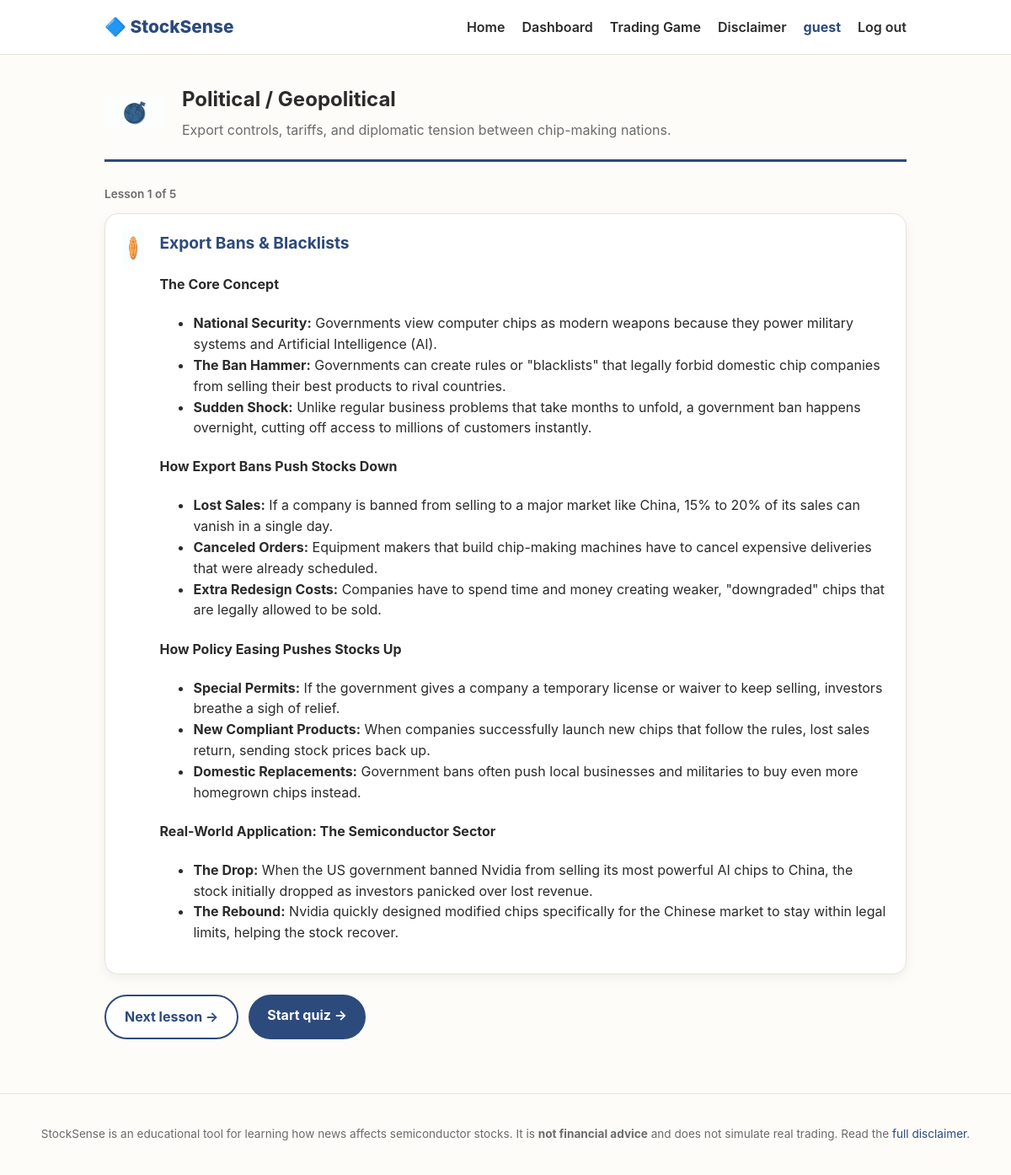
Page /pages/education.php?category=geopolitical (signed in) on the committed database.
### tables this page shows
CREATE TABLE IF NOT EXISTS lessons (
    id          INT AUTO_INCREMENT PRIMARY KEY,
    category    ENUM('geopolitical','earnings','macro','corporate','supply_chain') NOT NULL,
    title       VARCHAR(150) NOT NULL,
    body_html   TEXT NOT NULL,
    sort_order  INT NOT NULL DEFAULT 0
);

### includes/auth.php (called while the page is built, shortened)
<?php
function is_logged_in(): bool
{
    return CURRENT_USER_ID > 0;
}
function current_username(): ?string
{
    return is_logged_in() ? ($_SESSION['username'] ?? null) : null;
}

### pages/education.php (the view, shortened to what this page needs)
<?php
require_once __DIR__ . '/../includes/auth.php';
$category = $_GET['category'] ?? '';
$pdo = get_db();
$pdo->prepare('
    INSERT INTO user_category_prefs (user_id, category, preferred_flow)
    VALUES (:uid, :cat, "education_first")
    ON DUPLICATE KEY UPDATE user_id = user_id
')->execute(['uid' => CURRENT_USER_ID, 'cat' => $category]);
$stmt = $pdo->prepare('SELECT * FROM lessons WHERE category = :cat ORDER BY sort_order ASC, id ASC');
$stmt->execute(['cat' => $category]);
$lessons = $stmt->fetchAll();
$total = count($lessons);
$pos = (int)($_GET['lesson'] ?? 1);
$pos = max(1, min($pos, max($total, 1)));
$lesson = $total > 0 ? $lessons[$pos - 1] : null;
$isLast = $pos >= $total;
$cat = CATEGORIES[$category];
$base_url = '..';
require __DIR__ . '/../includes/header.php';
?>
<section class="lesson-trail" style="--cat-color: <?= htmlspecialchars($cat['color']) ?>">
    <div class="trail-heading">
        <img src="../assets/img/<?= htmlspecialchars($cat['icon']) ?>" alt="" class="trail-icon">
        <div>
            <h1><?= htmlspecialchars($cat['label']) ?></h1>
            <p><?= htmlspecialchars($cat['blurb']) ?></p>
        </div>
    </div>
    <?php if (empty($lessons)): ?>
        <p>No lessons have been added for this category yet.</p>
    <?php else: ?>
        <p class="lesson-progress">Lesson <?= $pos ?> of <?= $total ?></p>
        <article class="lesson-card">
            <div class="lesson-step">
                <img src="../assets/img/trail-node.png" alt="Lesson <?= $pos ?>">
            </div>
            <div class="lesson-body">
                <h2><?= htmlspecialchars($lesson['title']) ?></h2>
                <div class="lesson-text"><?= $lesson['body_html'] ?></div>
            </div>
        </article>
        <div class="lesson-cta">
            <?php if (!$isLast): ?>
            <a class="btn btn-secondary" href="education.php?category=<?= urlencode($category) ?>&lesson=<?= $pos + 1 ?>">
                Next lesson →
            </a>
            <?php endif; ?>
            <a class="btn btn-primary" href="quiz.php?category=<?= urlencode($category) ?>">
                Start quiz →
            </a>
        </div>
    <?php endif; ?>
</section>
<?php require __DIR__ . '/../includes/footer.php'; ?>

### includes/header.php (shortened to what this page needs)
<?php
require_once __DIR__ . '/auth.php';
?>
<!DOCTYPE html>
<html lang="en">
<head>
<link rel="stylesheet" href="<?= $base_url ?>/assets/css/style.css?v=<?= filemtime(__DIR__ . '/../assets/css/style.css') ?>">
</head>
<body>
<header class="site-header">
    <div class="site-header-inner">
        <a class="brand" href="<?= $base_url ?>/index.php">
            <span class="brand-mark">🔷</span> StockSense
        </a>
        <nav class="main-nav">
            <a href="<?= $base_url ?>/index.php">Home</a>
            <a href="<?= $base_url ?>/pages/dashboard.php">Dashboard</a>
            <a href="<?= $base_url ?>/pages/game.php">Trading Game</a>
            <a href="<?= $base_url ?>/pages/disclaimer.php">Disclaimer</a>
            <?php if (is_logged_in()): ?>
            <span class="nav-user"><?= htmlspecialchars((string)current_username()) ?></span>
            <form method="post" action="<?= $base_url ?>/pages/logout.php" class="nav-logout">
                <button type="submit">Log out</button>
            </form>
            <?php else: ?>
            <a href="<?= $base_url ?>/pages/login.php" data-auth-open="login" class="nav-cta">Log in / Register</a>
            <?php endif; ?>
        </nav>
    </div>
</header>
<main class="site-main<?= isset($main_class) ? ' ' . htmlspecialchars($main_class) : '' ?>">

### includes/footer.php (shortened to what this page needs)
</main>
<footer class="site-footer">
    <p>StockSense is an educational tool for learning how news affects semiconductor stocks.
       It is <strong>not financial advice</strong> and does not simulate real trading.
       Read the <a href="<?= $base_url ?>/pages/disclaimer.php">full disclaimer</a>.</p>
</footer>
</body>
</html>

### assets/css/style.css (style rules this page uses)
:root { --brand-blue: #2c4a7c; --brand-orange: #e8963f; --bg: #fdfcf9; --text: #2b2b2b; --muted: #6b6b6b; --card-bg: #ffffff; --border: #e7e3da; --radius: 16px; --shadow: 0 4px 14px rgba(0, 0, 0, 0.06); }
* { box-sizing: border-box; }
body { margin: 0; font-family: -apple-system, "Segoe UI", Roboto, Helvetica, Arial, sans-serif; background: var(--bg); color: var(--text); line-height: 1.55; }
a { color: var(--brand-blue); text-decoration: none; }
img { max-width: 100%; display: block; }
.site-header { background: #fff; border-bottom: 1px solid var(--border); }
.site-header-inner { max-width: 1000px; margin: 0 auto; padding: 16px 24px; display: flex; align-items: center; justify-content: space-between; }
.brand { font-size: 1.3rem; font-weight: 800; color: var(--brand-blue); }
.main-nav a { margin-left: 20px; font-weight: 600; color: var(--text); }
.main-nav { display: flex; align-items: center; flex-wrap: wrap; justify-content: flex-end; }
.nav-user { margin-left: 20px; font-weight: 700; color: var(--brand-blue); }
.nav-logout { margin: 0 0 0 20px; }
.nav-logout button { background: none; border: none; padding: 0; font: inherit; font-weight: 600; color: var(--text); cursor: pointer; }
.site-main { max-width: 1000px; margin: 0 auto; padding: 32px 24px 64px; }
.btn { display: inline-block; padding: 12px 22px; border-radius: 999px; font-weight: 700; cursor: pointer; border: none; font-size: 1rem; }
.btn-primary { background: var(--brand-blue); color: #fff; }
.btn-secondary { background: #fff; color: var(--brand-blue); border: 2px solid var(--brand-blue); }
.trail-heading { display: flex; align-items: center; gap: 20px; margin-bottom: 28px; padding-bottom: 20px; border-bottom: 3px solid var(--cat-color, var(--border)); }
.trail-icon { width: 72px; height: 72px; object-fit: contain; }
.trail-heading h1 { margin: 0 0 6px; }
.trail-heading p { margin: 0; color: var(--muted); }
.lesson-card { display: flex; gap: 18px; background: var(--card-bg); border: 1px solid var(--border); border-radius: var(--radius); padding: 20px; margin-bottom: 18px; box-shadow: var(--shadow); }
.lesson-step img { width: 40px; height: 40px; }
.lesson-body h2 { margin-top: 0; color: var(--cat-color, var(--brand-blue)); font-size: 1.2rem; }
.lesson-cta { margin-top: 24px; display: flex; gap: 12px; flex-wrap: wrap; }
.quiz-progress, .lesson-progress { font-size: 0.85rem; color: var(--muted); font-weight: 600; margin: 0 0 12px; }
.site-footer { border-top: 1px solid var(--border); padding: 24px; text-align: center; color: var(--muted); font-size: 0.85rem; }

### rows in the picture
lessons: title "Export Bans & Blacklists", body_html "The Core Concept National Security: Governments view computer chips as modern weapons because they power military systems and Artificial Intelligence (AI). The Ban Hammer: Governments can create rules or \"blacklists\" that legally forbid domestic chip companies from selling their best products to rival countries. Sudden Shock: Unlike regular business problems that take months to unfold, a government ban happens overnight, cutting off access to millions of customers instantly. How Export Bans Push Stocks Down Lost Sales: If a company is banned from selling to a major market like China, 15% to 20% of its sales can vanish in a single day. Canceled Orders: Equipment makers that build chip-making…"

### other values in the picture
current_username() "guest"
$cat['label'] "Political / Geopolitical"
$cat['blurb'] "Export controls, tariffs, and diplomatic tension between chip-making nations."
$pos "1"
$total "5"
